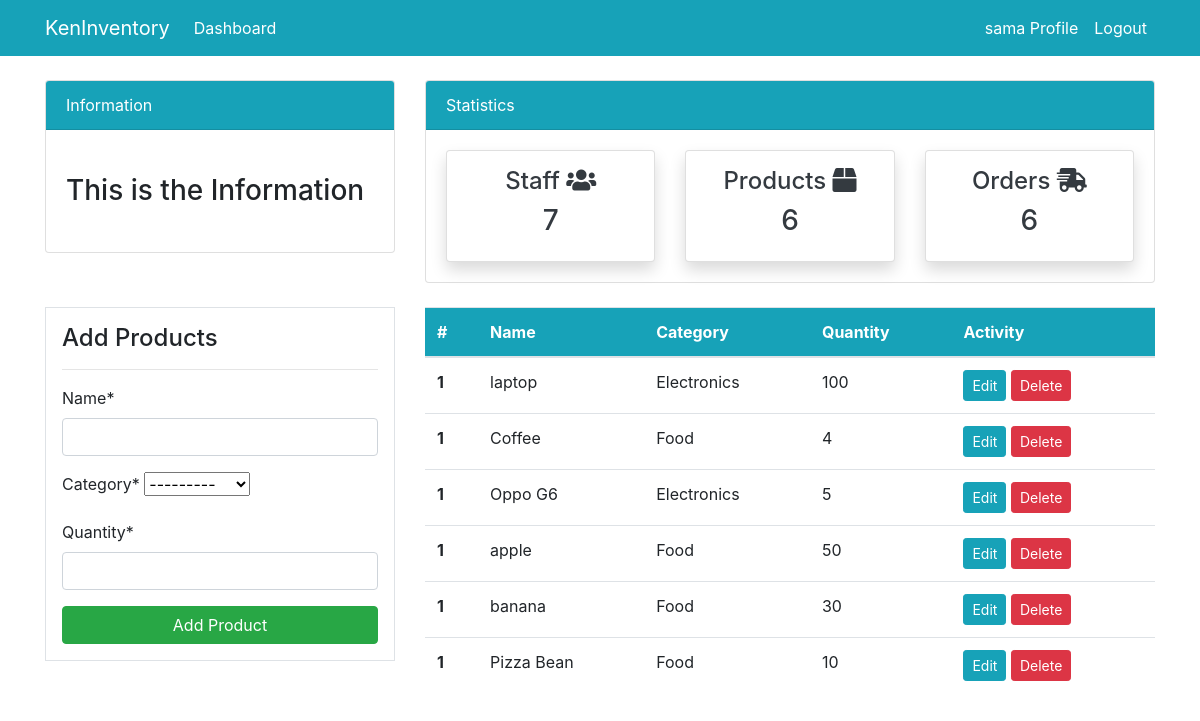
Page /product/ (signed in) on the committed database.
### dashboard/models.py (models this page shows, shortened)
class Product(models.Model):
    name = models.CharField(max_length=100, null=True)
    quantity = models.PositiveIntegerField(null=True)
    category = models.CharField(max_length=50, choices=CATEGORY, null=True)

### dashboard/views.py (the view)
# urls.py: path('product/', views.product, name='dashboard-product'),
@login_required
def product(request):
    items = Product.objects.all() # using ORM
    items_count = items.count()
    workers_count = User.objects.all().count()
    orders_count = Order.objects.all().count()
    if request.method == 'POST':
        form = ProductForm(request.POST)
        if form.is_valid():
            form.save()
            product_name = form.cleaned_data.get('name') # Graping the name
            messages.success(request, f'{product_name} has been added')
            return redirect('dashboard-product')
    else:
        form = ProductForm()
    context ={
        'items' : items,
        'form' : form,
        'items_count' : items_count,
        'workers_count' : workers_count,
        'orders_count' : orders_count,
    }
    return render(request, 'dashboard/product.html', context)

### dashboard/forms.py
class ProductForm(forms.ModelForm):
    class Meta:
        model = Product
        fields = ['name', 'category', 'quantity']

### templates/dashboard/product.html (shortened to what this page needs)
{% extends 'partials/base.html' %}
{% load crispy_forms_tags %}
{% block content %}
{% include 'partials/topnav.html' %}
    <div class="container">
        <div class="row my-4">
            <div class="col-md-4">
                <div class="border bg-white p-3">
                    <h4>Add Products</h4>
                    <hr>
                    <form method="POST">
                        {{ form|crispy }}
                        <input class="btn btn-success btn-block" type="submit" value="Add Product">
                    </form>
                </div>
            </div>
            <div class="col-md-8">
                <table class="table bg-white">
                    <thead class="bg-info">
                        <tr class="text-white">
                            <th scope="col">#</th>
                            <th scope="col">Name</th>
                            <th scope="col">Category</th>
                            <th scope="col">Quantity</th>
                            <th scope="col">Activity</th>
                        </tr>
                    </thead>
                    <tbody>
                        {% for items in items %}
                        <tr>
                            <th scope="row">1</th>
                            <td>{{ items.name }}</td>
                            <td>{{ items.category }}</td>
                            <td>{{ items.quantity }}</td>
                            <td>
                                <a class="btn btn-info btn-sm" href="{% url 'dashboard-product-update' items.id%}">Edit</a>
                                <a class="btn btn-danger btn-sm" href="{% url 'dashboard-product-delete' items.id%}">Delete</a>
                            </td>
                        </tr>
                        {% endfor %}
                    </tbody>
                </table>
            </div>
        </div>
    </div>
{% endblock %}

### templates/partials/base.html (shortened to what this page needs)
{% load static %}
<!doctype html>
<html lang="en">
<head>
    <link rel="stylesheet" href="https://cdn.jsdelivr.net/npm/bootstrap@4.6.0/dist/css/bootstrap.min.css"
>
    <link rel="stylesheet" href="https://use.fontawesome.com/releases/v5.15.2/css/all.css"
>
    <link rel="stylesheet" href="{% static '/style.css' %}">
    <link rel="stylesheet" href="https://stackpath.bootstrapcdn.com/bootstrap/4.5.2/css/bootstrap.min.css">
</head>
<body>
    {% include 'partials/nav.html' %}
    {% block content %}{% endblock %}
</body>
</html>

### templates/partials/nav.html (shortened to what this page needs)
    <nav class="navbar navbar-expand-lg navbar-info bg-info">
        {% if user.is_authenticated %}
        <div class="container">
            <a class="navbar-brand text-white" href="{% url 'dashboard-index' %}">KenInventory</a>
            <div class="collapse navbar-collapse" id="navbarSupportedContent">
                <ul class="navbar-nav mr-auto">
                    <li class="nav-item active">
                        <a class="nav-link text-white" href="{% url 'dashboard-index' %}">Dashboard </a>
                    </li>
                </ul>
                <ul class="navbar-nav ml-auto">
                    <li class="nav-item active">
                        <a class="nav-link text-white" href="{% url 'user-profile'  %}">{{ user.username }} Profile </a>
                    </li>
                    <li class="nav-item">
                        <a class="nav-link text-white" href="{% url 'user-logout' %}">Logout</a>
                    </li>
                </ul>
                {% endif %}
            </div>
        </div>
    </nav>

### templates/partials/topnav.html
    <div class="container">
        <div class="row mt-4">
            <div class="col-md-4">
                <div class="card">
                    <div class="card-header bg-info text-white">
                        Information
                    </div>
                    <div class="card-body">
                        <marquee behavior="" direction="">
                            <h3 class="my-4">This is the Information</h3>
                        </marquee>
                    </div>
                </div>
            </div>
            <div class="col-md-8">
                <div class="card">
                    <div class="card-header bg-info text-white">
                        Statistics
                    </div>
                    <div class="card-body">
                        <div class="row">
                            <div class="col-md-4">
                                <a class="text-decoration-none text-dark" href= "{% url 'dashboard-staff' %}">
                                    <div class="card my-card shadow text-center p-3">
                                        <h4>Staff <i class="fas fa-users"></i></h4>
                                        <h3> {{ workers_count }} </h3>
                                    </div>
                                </a>
                            </div>
                            <div class="col-md-4">
                                <a class="text-decoration-none text-dark" href="{% url 'dashboard-product' %}">
                                    <div class="card my-card shadow text-center p-3">
                                        <h4>Products <i class="fas fa-box"></i></h4>
                                        <h3>{{ items_count }}</h3>
                                    </div>
                                </a>
                            </div>
                            <div class="col-md-4">
                                <a class="text-decoration-none text-dark" href="{% url 'dashboard-order' %}">
                                    <div class="card my-card shadow text-center p-3">
                                        <h4>Orders <i class="fas fa-shipping-fast"></i></h4>
                                        <h3>{{ orders_count }}</h3>
                                    </div>
                                </a>
                            </div>
                        </div>
                    </div>
                </div>
            </div>
        </div>
    </div>

### asert/style.css (style rules this page uses)
body { background: rgb(230, 227, 227); }

### rows in the picture
Product: name "laptop", category "Electronics", quantity "100"
Product: name "Coffee", category "Food", quantity "4"
Product: name "Oppo G6", category "Electronics", quantity "5"
Product: name "apple", category "Food", quantity "50"
Product: name "banana", category "Food", quantity "30"
Product: name "Pizza Bean", category "Food", quantity "10"

### other values in the picture
{{ user.username }} "sama"
{{ workers_count }} "7"
{{ items_count }} "6"
{{ orders_count }} "6"
